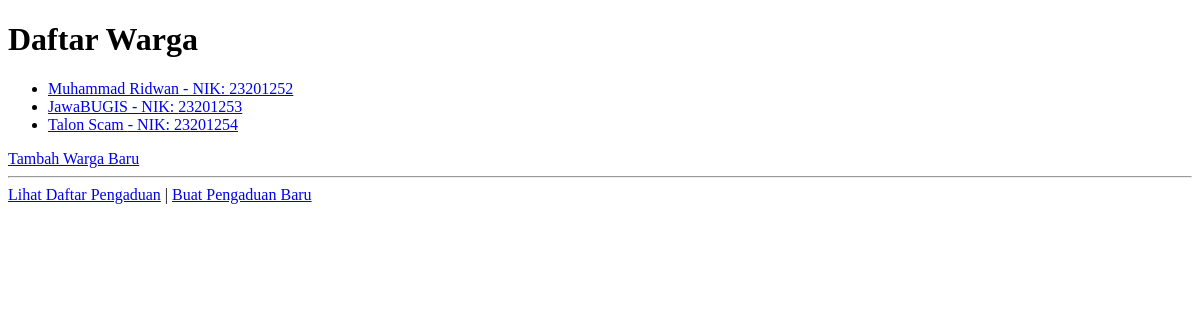
The page /warga on the database as committed earlier.
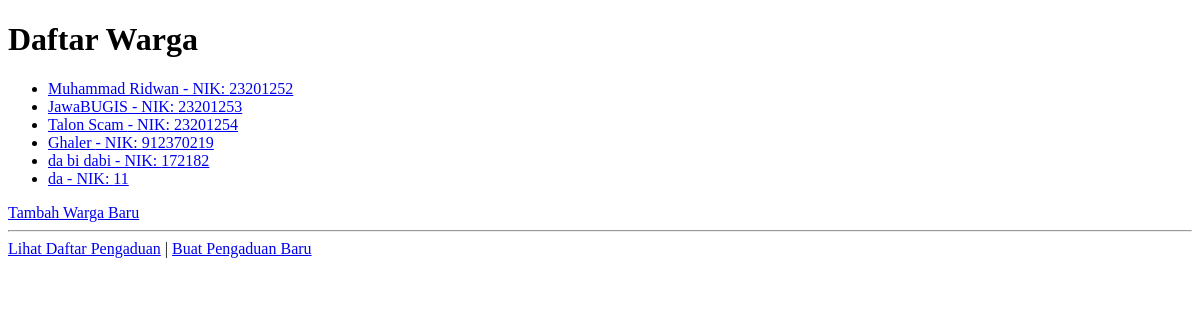
The same page on the database as committed later.
### warga/models.py (models this page shows, shortened)
class Warga(models.Model):
    nik = models.CharField(max_length=16, unique=True, verbose_name="Nomor Induk Kependudukan")
    nama_lengkap = models.CharField(max_length=100, verbose_name="Nama Lengkap")
    alamat = models.TextField(verbose_name="Alamat Tinggal")
    no_telepon = models.CharField(max_length=15, blank=True, verbose_name="Nomor Telepon")
    tanggal_registrasi = models.DateTimeField(auto_now_add=True)

### warga/views.py (the view)
# urls.py: path('warga', WargaListView.as_view(), name='warga_list'),
class WargaListView(ListView):
    model = Warga

### warga/templates/warga/warga_list.html (shortened to what this page needs)
<!DOCTYPE html>
<html lang="en">
<head>
</head>
<body>
    <h1>Daftar Warga</h1>
    <ul>
        {% for warga in object_list %}
            <li><a href="{%url 'warga_detail' warga.pk%}">{{ warga.nama_lengkap }} - NIK: {{ warga.nik }}</a></li>
        {% empty %}
            <li>Belum ada data warga yang terdaftar.</li>
        {% endfor %}
    </ul>
        <a href="{% url 'warga_tambah' %}">Tambah Warga Baru</a>
    <hr>
    <a href="{% url 'pengaduan_list' %}">Lihat Daftar Pengaduan</a> |
        <a href="{% url 'pengaduan_tambah' %}">Buat Pengaduan Baru</a>
</body>
</html>

Rows that differ between the two databases and show on the page:
added Warga: nama_lengkap "Ghaler", nik "912370219"
added Warga: nama_lengkap "da bi dabi", nik "172182"
added Warga: nama_lengkap "da", nik "11"
